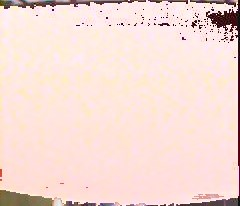
#> input picture Vision/image2.jpg, 240 x 206 px
$ python tutorial1_single_img_only_pole.py
#> lines starting #> are read from the running program, lines starting #| are printed output that depends on the picture; after the words box and inside, x2 and y2 are one past the last pixel; in counts of white or black regions, pixels touching at a corner belong together
#> further down, img is the input picture: shape (206, 240, 3); mean B, G, R 212.3, 219.3, 244
# -*- coding: utf-8 -*-
"""
Created on Thu Mar  3 17:16:53 2022

@author: WK
"""

import numpy as np
import cv2
from matplotlib import pyplot as plt
import os

def watershedder(img):


    # https://www.bogotobogo.com/python/OpenCV_Python/python_opencv3_Image_Watershed_Algorithm_Marker_Based_Segmentation_2.php
    # img = cv2.imread('image1.jpg')
    b,g,r = cv2.split(img)
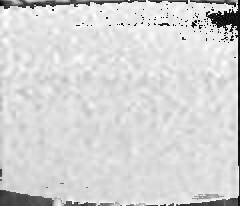
#> b: shape (206, 240); min 0, max 255, mean 212.3
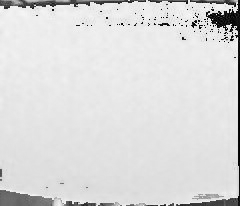
#> g: shape (206, 240); min 0, max 252, mean 219.3
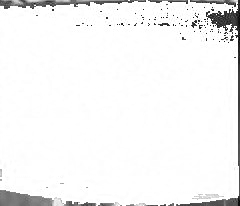
#> r: shape (206, 240); min 0, max 255, mean 244
    rgb_img = cv2.merge([r,g,b])

    gray = cv2.cvtColor(img,cv2.COLOR_BGR2GRAY)
    ret, thresh = cv2.threshold(gray,0,255,cv2.THRESH_BINARY_INV+cv2.THRESH_OTSU)
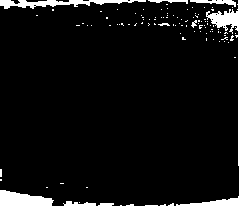
#> thresh: shape (206, 240); 6.1% white; 107 white regions (98 under 20 px), largest, box (x1, y1, x2, y2) and area: (176, 0, 240, 206) 1091, (0, 190, 54, 206) 616, (0, 0, 146, 9) 613
#> ret = 152

    # noise removal
    kernel = np.ones((2,2),np.uint8)
    #opening = cv2.morphologyEx(thresh,cv2.MORPH_OPEN,kernel, iterations = 2)
    closing = cv2.morphologyEx(thresh,cv2.MORPH_CLOSE,kernel, iterations = 2)
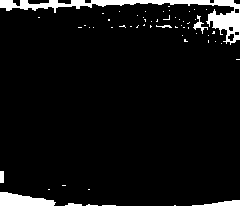
#> closing: shape (206, 240); 5.9% white; 58 white regions (51 under 20 px), largest, box (x1, y1, x2, y2) and area: (0, 0, 240, 45) 1889, (0, 192, 56, 206) 540, (192, 200, 240, 206) 158

    # sure background area
    sure_bg = cv2.dilate(closing,kernel,iterations=3)
#> sure_bg: shape (206, 240); 10.7% white; 33 white regions (10 under 20 px), largest, box (x1, y1, x2, y2) and area: (0, 0, 240, 48) 3391, (0, 192, 59, 206) 586, (156, 17, 193, 32) 283

    # Finding sure foreground area
    dist_transform = cv2.distanceTransform(sure_bg,cv2.DIST_L2,3)
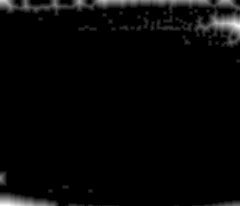
#> dist_transform: shape (206, 240) float32; min 0, max 13.37, mean 0.366; drawn with min black and max white

    # Threshold
    ret, sure_fg = cv2.threshold(dist_transform,0.1*dist_transform.max(),255,0)
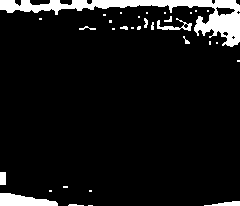
#> sure_fg: shape (206, 240) float32; 8.1% white; 32 white regions (20 under 20 px), largest, box (x1, y1, x2, y2) and area: (0, 0, 240, 47) 2833, (0, 193, 58, 206) 523, (157, 18, 192, 31) 152
#> ret = 1.34

    plt.subplot(321),plt.imshow(rgb_img)
    plt.title('Input Image'), plt.xticks([]), plt.yticks([])
    plt.subplot(322),plt.imshow(thresh, 'gray')
    plt.title("Otsu's binary threshold"), plt.xticks([]), plt.yticks([])

    plt.subplot(323),plt.imshow(closing, 'gray')
    plt.title("morphologyEx:Closing:2x2"), plt.xticks([]), plt.yticks([])
    plt.subplot(324),plt.imshow(sure_bg, 'gray')
    plt.title("Dilation"), plt.xticks([]), plt.yticks([])

    plt.subplot(325),plt.imshow(dist_transform, 'gray')
    plt.title("Distance Transform"), plt.xticks([]), plt.yticks([])
    plt.subplot(326),plt.imshow(sure_fg, 'gray')
    plt.title("Thresholding"), plt.xticks([]), plt.yticks([])

    plt.tight_layout()
    plt.show()


img = cv2.imread('image2.jpg')
# window_name = 'image_1'
window_name = 'image_2'
cv2.imshow(window_name, img)
watershedder(img)

loop_folder = False
path =  os.path.join(os.getcwd(),"AE4317_2019_datasets/cyberzoo_aggressive_flight/20190121-144646")
if loop_folder:
    for imagePath in os.listdir(path):

        input_path = os.path.join(path, imagePath)
        print(input_path)

        img = cv2.imread(input_path)

        window_name = 'image_in'

        cv2.imshow(window_name, img)

        # watershedder(img)

        key = cv2.waitKey(50)

        if key==81 or key==113:
            break

$ run again, with Vision/image1.jpg copied over Vision/image2.jpg
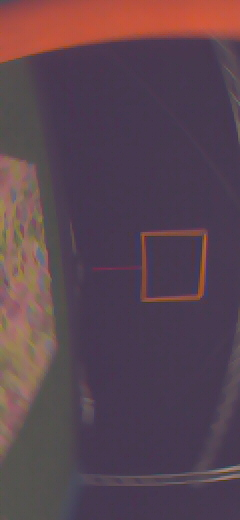
#> input picture Vision/image1.jpg, 240 x 520 px
#> img is the input picture: shape (520, 240, 3); mean B, G, R 80.1, 68.7, 90.8
#> in watershedder, `ret, thresh = cv2.threshold(gray,0,255,cv2.THRESH_BINARY_INV+cv2.THRES..`:
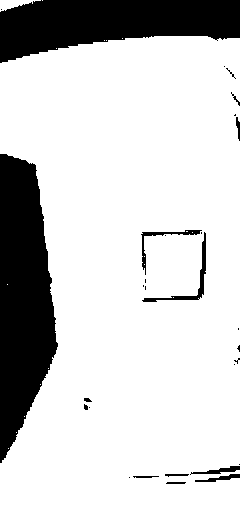
#> thresh: shape (520, 240); 80.8% white; 29 black regions (17 under 20 px), largest, box (x1, y1, x2, y2) and area: (0, 154, 58, 463) 12443, (0, 0, 240, 63) 10161, (142, 232, 206, 302) 454
#> in watershedder, `ret, thresh = cv2.threshold(gray,0,255,cv2.THRESH_BINARY_INV+cv2.THRES..`: ret = 90
#> closing: shape (520, 240); 80.4% white; 16 black regions (4 under 20 px), largest, box (x1, y1, x2, y2) and area: (0, 156, 60, 465) 13027, (0, 0, 240, 65) 10546, (176, 243, 208, 302) 339
#> sure_bg: shape (520, 240); 81.3% white; 15 black regions (9 under 20 px), largest, box (x1, y1, x2, y2) and area: (0, 159, 60, 465) 12823, (0, 0, 240, 65) 10345, (203, 274, 207, 299) 31, (207, 247, 208, 273) 26, (179, 301, 200, 302) 21, (225, 471, 240, 474) 20
#> in watershedder, `ret, sure_fg = cv2.threshold(dist_transform,0.1*dist_transform.max(),2..`:
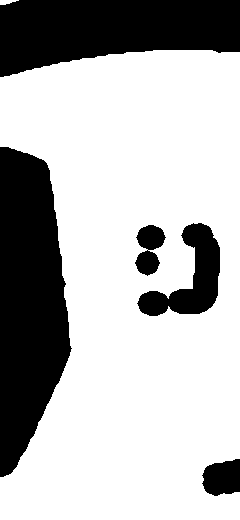
#> sure_fg: shape (520, 240) float32; 70.8% white; 5 black regions, box (x1, y1, x2, y2) and area: (0, 147, 72, 477) 17201, (0, 0, 240, 77) 13733, (137, 223, 220, 316) 3390, (202, 459, 240, 496) 1126, (135, 225, 166, 276) 984
#> in watershedder, `ret, sure_fg = cv2.threshold(dist_transform,0.1*dist_transform.max(),2..`: ret = 11.73
